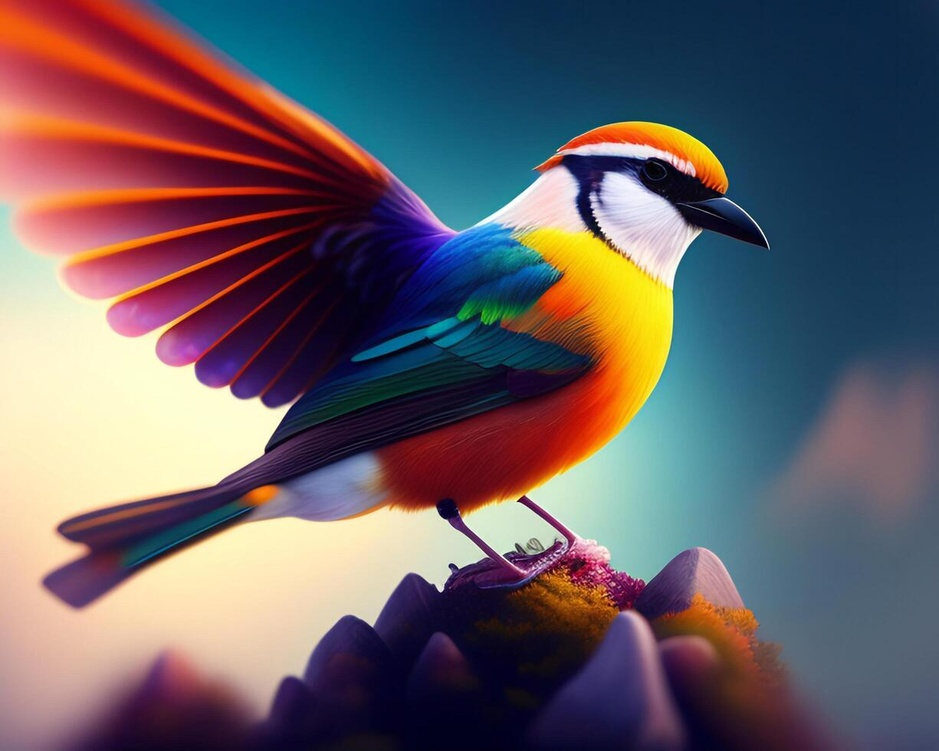
#> input picture images/bird1.jpg, 939 x 751 px, shrunk from 1225 x 980 before the run, given in place of the camera
$ python testOne.py
#> lines starting #> are read from the running program, lines starting #| are printed output that depends on the picture; after the words box and inside, x2 and y2 are one past the last pixel; in counts of white or black regions, pixels touching at a corner belong together
import cv2
import numpy as np

# Callback function for trackbars
def nothing(x):
    pass

# Create a window for trackbars
cv2.namedWindow("Trackbars")

# Create trackbars to adjust HSV range
cv2.createTrackbar("Lower H", "Trackbars", 0, 179, nothing)
#> slider 'Lower H' is set to 35
cv2.createTrackbar("Lower S", "Trackbars", 0, 255, nothing)
#> slider 'Lower S' is set to 51
cv2.createTrackbar("Lower V", "Trackbars", 0, 255, nothing)
#> slider 'Lower V' is set to 51
cv2.createTrackbar("Upper H", "Trackbars", 179, 179, nothing)
cv2.createTrackbar("Upper S", "Trackbars", 255, 255, nothing)
cv2.createTrackbar("Upper V", "Trackbars", 255, 255, nothing)

# Start webcam
cap = cv2.VideoCapture(0)

while True:
    ret, frame = cap.read()
#> frame is the input picture: shape (751, 939, 3); mean B, G, R 100.6, 94.1, 104.3
    if not ret:
        break

    # Convert frame to HSV
    hsv = cv2.cvtColor(frame, cv2.COLOR_BGR2HSV)
#> hsv: shape (751, 939, 3); mean H, S, V 95.7, 153.4, 135.2

    # Get trackbar values
    lower_h = cv2.getTrackbarPos("Lower H", "Trackbars")
    lower_s = cv2.getTrackbarPos("Lower S", "Trackbars")
    lower_v = cv2.getTrackbarPos("Lower V", "Trackbars")
    upper_h = cv2.getTrackbarPos("Upper H", "Trackbars")
    upper_s = cv2.getTrackbarPos("Upper S", "Trackbars")
    upper_v = cv2.getTrackbarPos("Upper V", "Trackbars")

    lower_bound = np.array([lower_h, lower_s, lower_v])
    upper_bound = np.array([upper_h, upper_s, upper_v])

    mask = cv2.inRange(hsv, lower_bound, upper_bound)
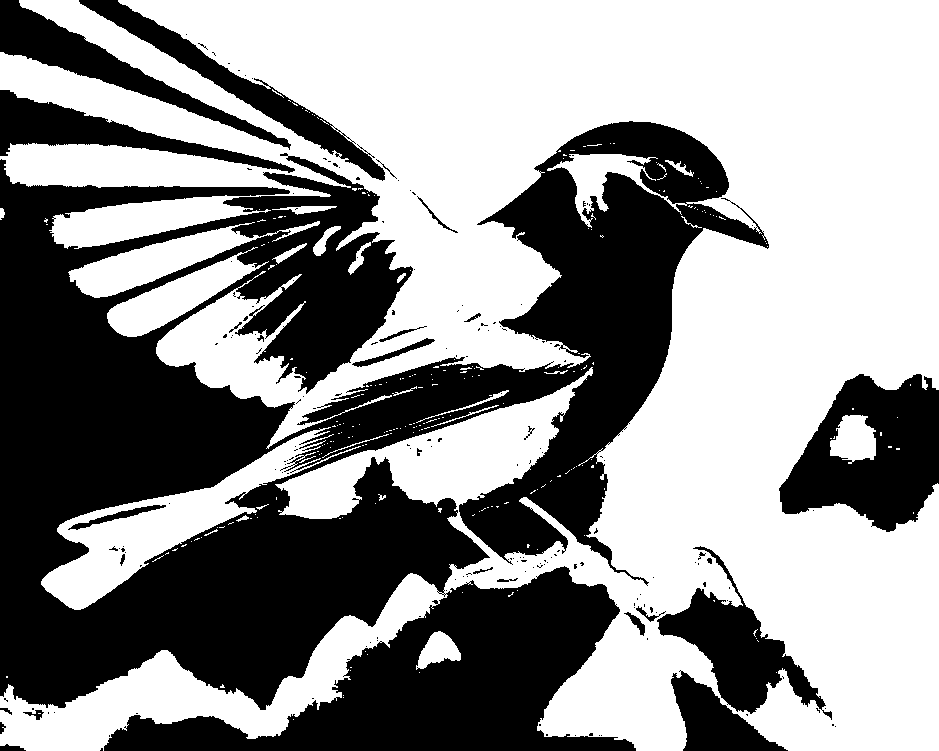
#> mask: shape (751, 939); 57.2% white; 181 black regions (153 under 20 px)

    contours, _ = cv2.findContours(mask, cv2.RETR_EXTERNAL, cv2.CHAIN_APPROX_SIMPLE)
#> contours = 231 contours, 215 with area under 20; largest, box (x1, y1, x2, y2) and area: (0, 0, 939, 751) 379519, (41, 427, 361, 610) 13284, (68, 221, 320, 298) 5330, (107, 247, 269, 337) 4565, (830, 415, 876, 464) 1537
    for contour in contours:
        if cv2.contourArea(contour) > 1000: #Guess why we use this
            cv2.drawContours(frame, contours, -1, (0, 255, 0), 2) # Draw contours on the frame
#> this loop made 231 passes
#> contour on passes 1 to 3: [[293, 719]], [[343, 697]], [[343, 695]]
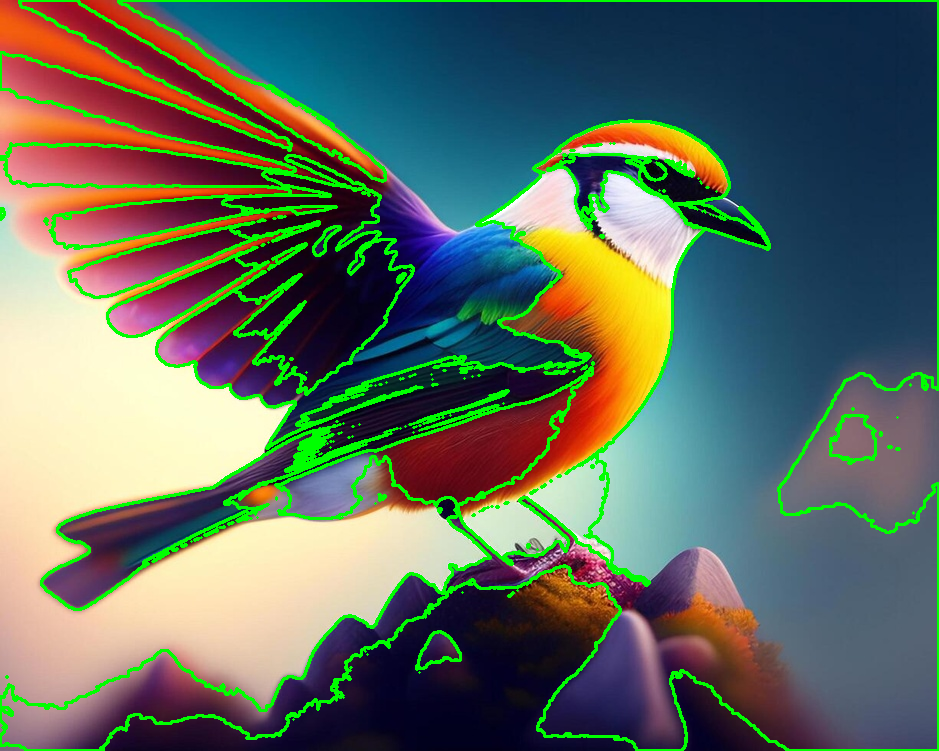
#> frame: shape (751, 939, 3); 8.02% of pixels changed, all inside (x1, y1, x2, y2) = (0, 0, 939, 751)


    cv2.imshow("Original with Contours", frame)
    cv2.imshow("Mask", mask)

    # Press 'q' to exit
    if cv2.waitKey(1) & 0xFF == ord('q'):
#> (key q is pressed here)
        break

cap.release()
cv2.destroyAllWindows()
